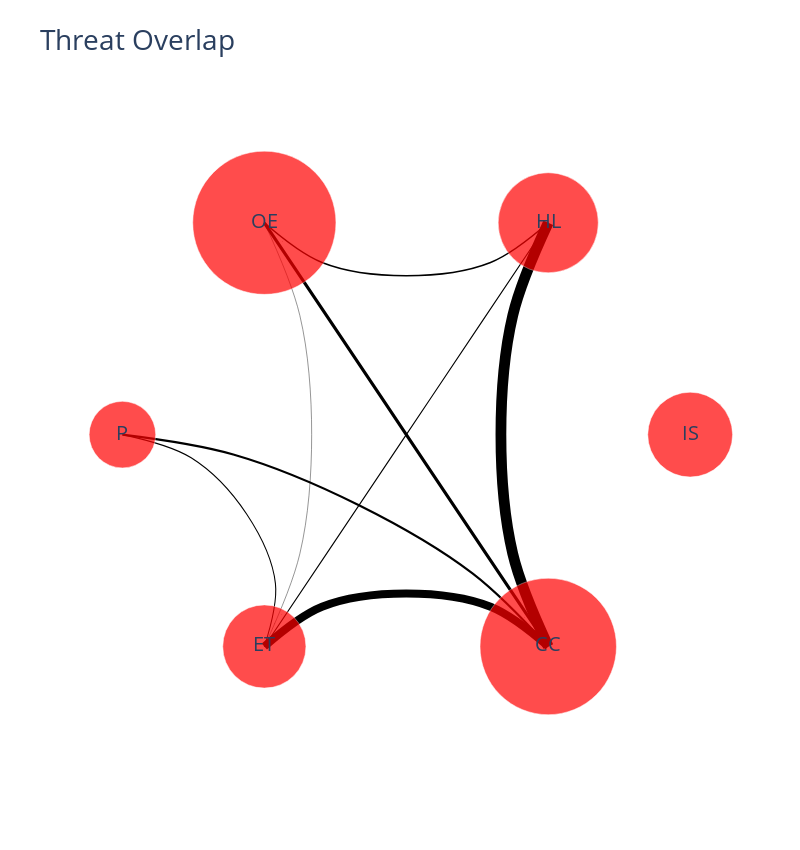

The notebook cell saved with this chart:
### Code cell
fig.show()

### Figure 1 — Plotly figure (JSON) as saved in the notebook; plotly's stock layout.template omitted (floating-point values rounded to 4 significant figures)
{"data": [{"hoverinfo": "text", "line": {"color": "#000000", "shape": "spline", "width": 1.52}, "mode": "lines", "text": "152", "type": "scatter", "x": [0.5, 0.2969, 1.11e-16, -0.2969, -0.5], "y": [0.866, 0.7036, 0.6495, 0.7036, 0.866]}, {"hoverinfo": "text", "line": {"color": "#000000", "shape": "spline", "width": 1.1}, "mode": "lines", "text": "110", "type": "scatter", "x": [0.5, 0.2701, -1.11e-16, -0.2701, -0.5], "y": [0.866, 0.4678, 5.551e-17, -0.4678, -0.866]}, {"hoverinfo": "text", "line": {"color": "#000000", "shape": "spline", "width": 10.76}, "mode": "lines", "text": "1076", "type": "scatter", "x": [0.5, 0.375, 0.3333, 0.375, 0.5], "y": [0.866, 0.4871, -1.665e-16, -0.4871, -0.866]}, {"hoverinfo": "text", "line": {"color": "#000000", "shape": "spline", "width": 0.42}, "mode": "lines", "text": "42", "type": "scatter", "x": [-0.5, -0.375, -0.3333, -0.375, -0.5], "y": [0.866, 0.4871, 1.388e-16, -0.4871, -0.866]}, {"hoverinfo": "text", "line": {"color": "#000000", "shape": "spline", "width": 3.17}, "mode": "lines", "text": "317", "type": "scatter", "x": [-0.5, -0.2701, -1.388e-16, 0.2701, 0.5], "y": [0.866, 0.4678, -5.551e-17, -0.4678, -0.866]}, {"hoverinfo": "text", "line": {"color": "#000000", "shape": "spline", "width": 1.07}, "mode": "lines", "text": "107", "type": "scatter", "x": [-1, -0.7578, -0.5625, -0.4609, -0.5], "y": [1.225e-16, -0.09472, -0.3248, -0.6089, -0.866]}, {"hoverinfo": "text", "line": {"color": "#000000", "shape": "spline", "width": 2.12}, "mode": "lines", "text": "212", "type": "scatter", "x": [-1, -0.6094, -0.1667, 0.2344, 0.5], "y": [1.225e-16, -0.08119, -0.2887, -0.5683, -0.866]}, {"hoverinfo": "text", "line": {"color": "#000000", "shape": "spline", "width": 7.9}, "mode": "lines", "text": "790", "type": "scatter", "x": [-0.5, -0.2969, -4.441e-16, 0.2969, 0.5], "y": [-0.866, -0.7036, -0.6495, -0.7036, -0.866]}, {"hoverinfo": "text", "marker": {"color": ["#000000", "#000000", "#000000", "#000000"], "size": 0.5}, "mode": "markers", "type": "scatter", "x": [-0.436], "y": [0.7881]}, {"hoverinfo": "text", "marker": {"color": ["#000000", "#000000", "#000000", "#000000"], "size": 0.5}, "mode": "markers", "type": "scatter", "x": [-0.4154], "y": [-0.7195]}, {"hoverinfo": "text", "marker": {"color": ["#000000", "#000000", "#000000", "#000000"], "size": 0.5}, "mode": "markers", "type": "scatter", "x": [0.44], "y": [-0.7344]}, {"hoverinfo": "text", "marker": {"color": ["#000000", "#000000", "#000000", "#000000"], "size": 0.5}, "mode": "markers", "type": "scatter", "x": [-0.44], "y": [-0.7344]}, {"hoverinfo": "text", "marker": {"color": ["#000000", "#000000", "#000000", "#000000"], "size": 0.5}, "mode": "markers", "type": "scatter", "x": [0.4154], "y": [-0.7195]}, {"hoverinfo": "text", "marker": {"color": ["#000000", "#000000", "#000000", "#000000"], "size": 0.5}, "mode": "markers", "type": "scatter", "x": [-0.4645], "y": [-0.7716]}, {"hoverinfo": "text", "marker": {"color": ["#000000", "#000000", "#000000", "#000000"], "size": 0.5}, "mode": "markers", "type": "scatter", "x": [0.416], "y": [-0.7482]}, {"hoverinfo": "text", "marker": {"color": ["#000000", "#000000", "#000000", "#000000"], "size": 0.5}, "mode": "markers", "type": "scatter", "x": [0.436], "y": [-0.7881]}, {"hoverinfo": "text", "marker": {"color": ["#FF0000", "#FF0000", "#FF0000", "#FF0000", "#FF0000", "#FF0000"], "line": {"color": ["rgb(342,342,342)", "rgb(342,342,342)", "rgb(342,342,342)", "rgb(342,342,342)", "rgb(342,342,342)", "rgb(342,342,342)"], "width": 0.5}, "size": [84.85, 100.1, 143.2, 66.58, 83.2, 136.4], "symbol": "circle"}, "mode": "markers+text", "name": "", "text": ["IS", "HL", "OE", "P", "ET", "CC"], "type": "scatter", "x": [1, 0.5, -0.5, -1, -0.5, 0.5], "y": [0, 0.866, 0.866, 1.225e-16, -0.866, -0.866]}], "layout": {"autosize": true, "font": {"size": 20}, "height": 850, "hovermode": "closest", "margin": {"b": 85, "l": 20, "r": 20, "t": 100}, "paper_bgcolor": "rgba(0,0,0,0)", "plot_bgcolor": "rgba(0,0,0,0)", "showlegend": false, "title": {"text": "Threat Overlap"}, "width": 800, "xaxis": {"showgrid": false, "showline": false, "showticklabels": false, "title": {"text": ""}, "zeroline": false}, "yaxis": {"showgrid": false, "showline": false, "showticklabels": false, "title": {"text": ""}, "zeroline": false}}}
